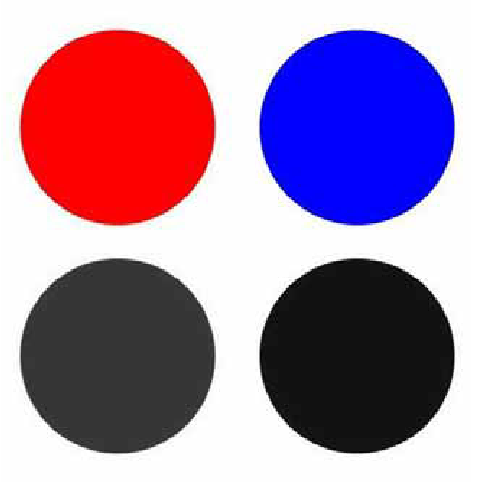
#> input picture python_task/color.png, 478 x 482 px
$ python imagedetector.py
#> lines starting #> are read from the running program, lines starting #| are printed output that depends on the picture; after the words box and inside, x2 and y2 are one past the last pixel; in counts of white or black regions, pixels touching at a corner belong together
import cv2
import os
import matplotlib.pyplot as plt
import numpy as np
print('Hopefully no eror')
shape = cv2.imread('color.png')
#> shape is the input picture: shape (482, 478, 3); mean B, G, R 163.1, 131.2, 163.4
greyshape = cv2.cvtColor(shape, cv2.COLOR_BGR2GRAY)
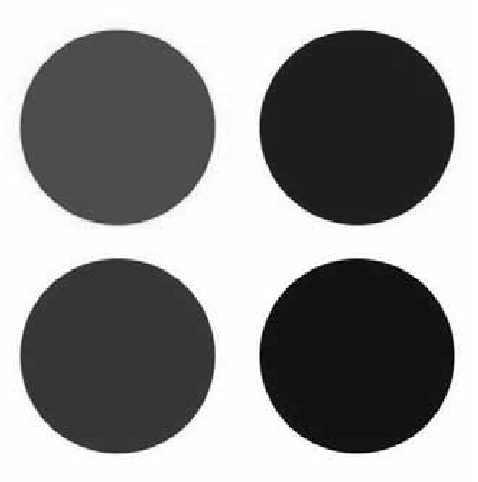
#> greyshape: shape (482, 478); min 0, max 255, mean 144.4
_, threshold = cv2.threshold(greyshape, 127, 255, cv2.THRESH_BINARY)
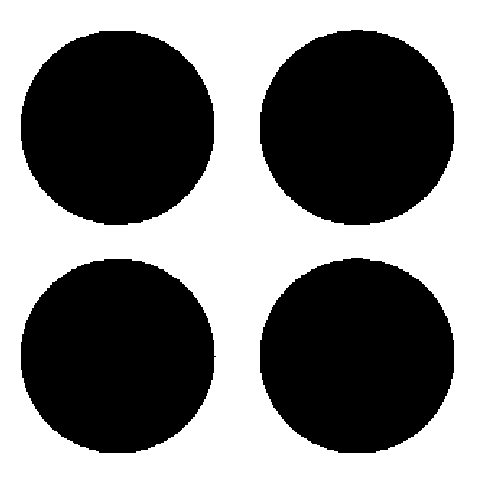
#> threshold: shape (482, 478); 48.3% white; 1 white region
contours, _ = cv2.findContours(threshold, cv2.RETR_TREE, cv2.CHAIN_APPROX_SIMPLE)
#> contours = 5 contours; box (x1, y1, x2, y2) and area: (0, 0, 478, 482) 229437, (259, 257, 455, 454) 30178, (259, 29, 455, 226) 30173, (20, 258, 217, 454) 30058, (20, 30, 215, 226) 29988
i = 0
for contour in contours:
    if i == 0:
        i = 1
        continue
    approx = cv2.approxPolyDP(contour, 0.01 * cv2.arcLength(contour, True), True)
    if len(approx) == 3:
        print('triangle')
    elif len(approx) == 4:
        print('sqaure')
    elif len(approx) == 5:
        print('Pentagon')
    elif len(approx) == 6:
        print('Hexagon')
    elif len(approx) == 7:
        print('How many will you check dude')
    else:
        print('Circle')
#> this loop made 5 passes
#> (contour, i) on pass 1: ([[0, 0], [0, 481], [477, 481], [477, 0]], 1)
#| Circle
#| Circle
#| Circle
#| Circle
#> after the loop, i = 1
hsv_image = cv2.cvtColor(shape, cv2.COLOR_BGR2HSV)
#> hsv_image: shape (482, 478, 3); mean H, S, V 22.9, 66.5, 195.7
lred = np.array([0, 120, 70])
ured = np.array([10, 255, 255])
mask = cv2.inRange(hsv_image, lred, ured)
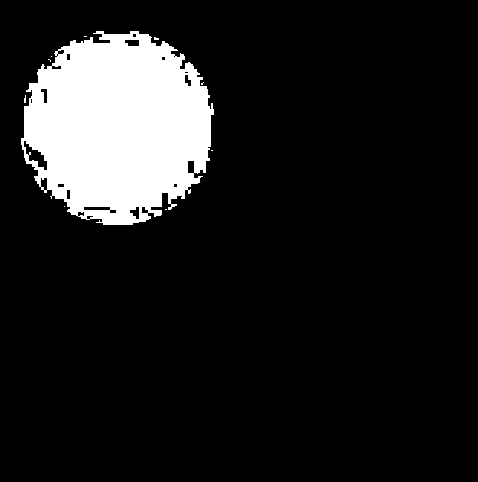
#> mask: shape (482, 478); 11.9% white; 10 white regions (9 under 20 px), largest, box (x1, y1, x2, y2) and area: (21, 31, 214, 225) 27443
result = cv2.bitwise_and(shape, shape, mask=mask)
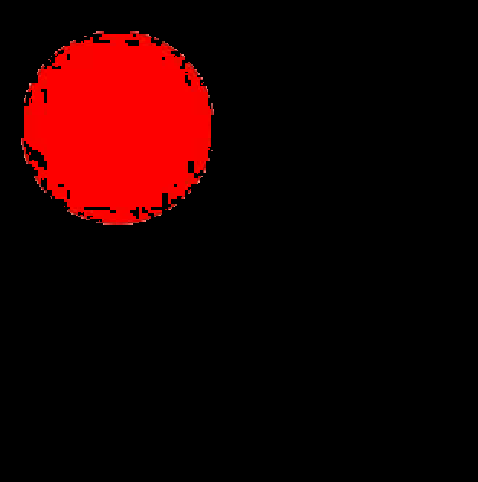
#> result: shape (482, 478, 3); mean B, G, R 0.2, 0.3, 29.9
cv2.imshow('Original Image', shape)
cv2.imshow('Detected Color', result)
cv2.waitKey(0)
cv2.destroyAllWindows()
